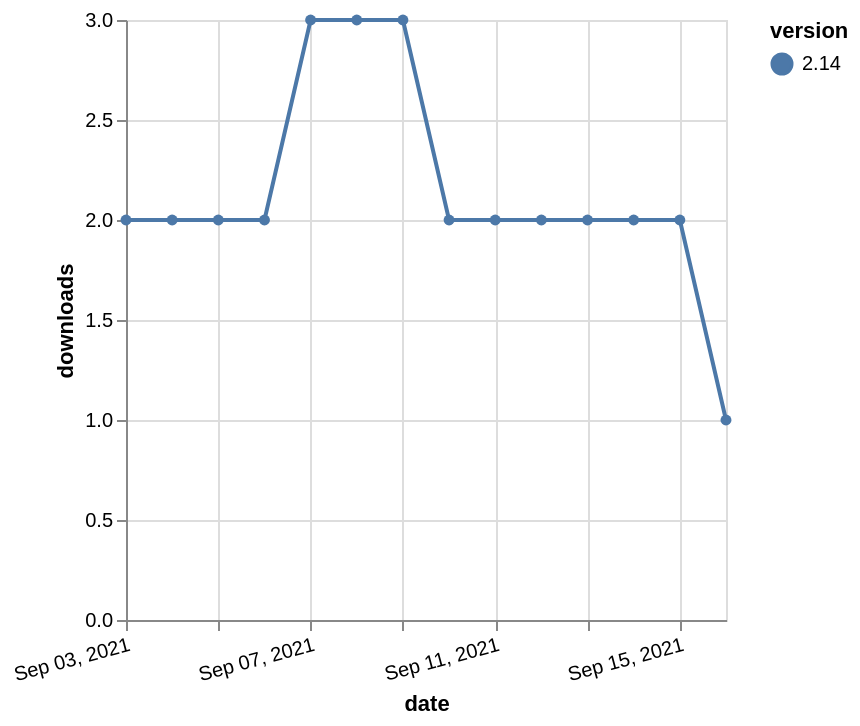

The Vega-Lite source for this figure:
### Vega-Lite specification from a JSON file in a GitHub repository (floating-point values rounded to 4 significant figures)
{"$schema": "https://vega.github.io/schema/vega-lite/v5.json", "description": "A simple bar chart with embedded data.", "data": {"values": [{"date": "2021-09-03", "total": 2732, "delta": 2, "version": "2.14"}, {"date": "2021-09-04", "total": 2734, "delta": 2, "version": "2.14"}, {"date": "2021-09-05", "total": 2736, "delta": 2, "version": "2.14"}, {"date": "2021-09-06", "total": 2738, "delta": 2, "version": "2.14"}, {"date": "2021-09-07", "total": 2741, "delta": 3, "version": "2.14"}, {"date": "2021-09-08", "total": 2744, "delta": 3, "version": "2.14"}, {"date": "2021-09-09", "total": 2747, "delta": 3, "version": "2.14"}, {"date": "2021-09-10", "total": 2749, "delta": 2, "version": "2.14"}, {"date": "2021-09-11", "total": 2751, "delta": 2, "version": "2.14"}, {"date": "2021-09-12", "total": 2753, "delta": 2, "version": "2.14"}, {"date": "2021-09-13", "total": 2755, "delta": 2, "version": "2.14"}, {"date": "2021-09-14", "total": 2757, "delta": 2, "version": "2.14"}, {"date": "2021-09-15", "total": 2759, "delta": 2, "version": "2.14"}, {"date": "2021-09-16", "total": 2760, "delta": 1, "version": "2.14"}]}, "width": "container", "mark": {"type": "line", "point": {"filled": true}}, "encoding": {"x": {"field": "date", "type": "temporal", "timeUnit": "yearmonthdate", "title": "date", "axis": {"labelAngle": -15}}, "y": {"field": "delta", "type": "quantitative", "title": "downloads"}, "color": {"field": "version", "type": "nominal"}, "tooltip": {"field": "delta"}}}
